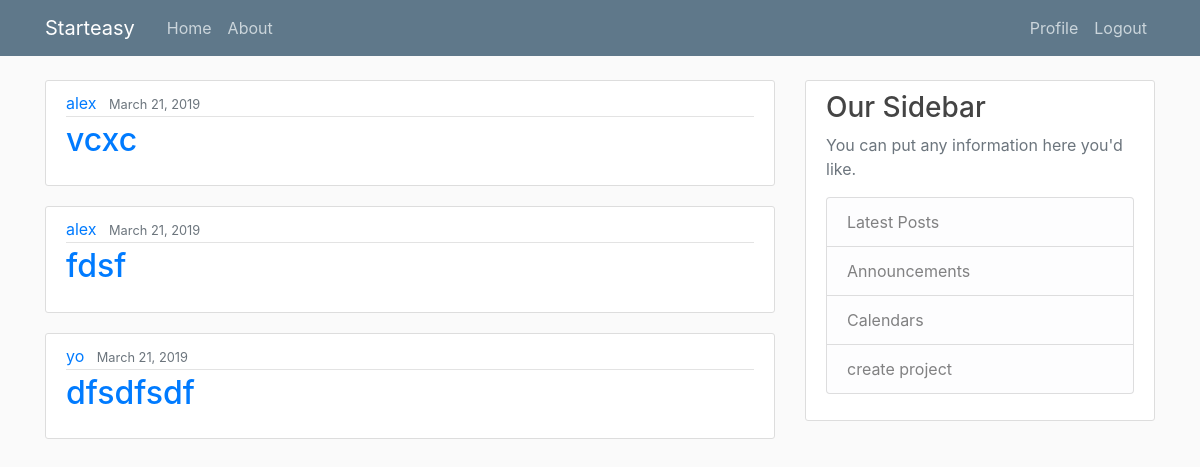
/ (signed in), run on the app's committed database.
### project/models.py (models this page shows, shortened)
class Post(models.Model):                                             # class that will represent our database
    title = models.CharField(max_length=100)
    customer = models.TextField(blank=True)
    pro = models.TextField(blank=True)
    goals = models.TextField(blank=True)
    problems = models.TextField(blank=True)
    connection = models.TextField(blank=True)
    yearly_work_plan = models.TextField(blank=True)
    cost_and_prodactivity = models.TextField(blank=True)
    date_posted = models.DateTimeField(default=timezone.now)
    author = models.ForeignKey(User, on_delete=models.CASCADE)        # every post has 1 author and author can have many posts
    user1 = models.TextField(blank=True)
    user2 = models.TextField(blank=True)
    user3 = models.TextField(blank=True)
    user4 = models.TextField(blank=True)
    client = models.TextField(blank=True)

### project/views.py (the view)
# urls.py: path('', views.home, name='project-home'),
def home(request):
    if request.user.is_authenticated:
        context = {
            'posts': Post.objects.filter(author=request.user) | Post.objects.filter(user1=request.user.username) | Post.objects.filter(user2=request.user.username) |
                     Post.objects.filter(user3=request.user.username) | Post.objects.filter(user4=request.user.username) | Post.objects.filter(client=request.user.username)
        }
        return render(request, 'project/home.html', context)
    return redirect('login')

### project/templates/project/home.html (shortened to what this page needs)
{% extends "project/base.html" %}
{% block content %}
    {% for post in posts %}
        <article class="media content-section">
          <div class="media-body">
            <div class="article-metadata">
              <a class="mr-2" href="#">{{ post.author }}</a>
              <small class="text-muted">{{ post.date_posted|date:"F d, Y" }}</small>
            </div>
            <h2><a href="{% url 'post_detail' pk=post.pk %}">{{ post.title }}</a></h2>
          </div>
        </article>
    {% endfor %}
{% endblock content %}

### project/static/project/main.css (style rules this page uses)
body { background: #fafafa; color: #333333; margin-top: 5rem; }
h1, h2, h3, h4, h5, h6 { color: #444444; }
.content-section { background: #ffffff; padding: 10px 20px; border: 1px solid #dddddd; border-radius: 3px; margin-bottom: 20px; }
.article-metadata { padding-bottom: 1px; margin-bottom: 4px; border-bottom: 1px solid #e3e3e3 }

### data on the page
Post: author "alex", date_posted "March 21, 2019", title "vcxc"
Post: author "alex", date_posted "March 21, 2019", title "fdsf"
Post: author "yo", date_posted "March 21, 2019", title "dfsdfsdf"
